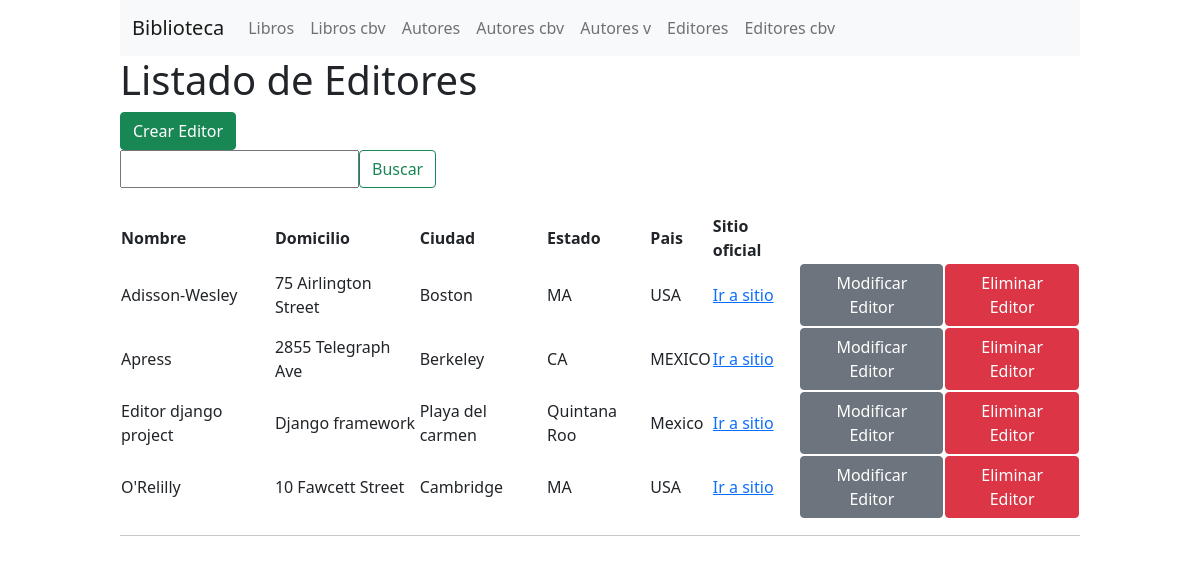
Page /editores/ on the earlier database version.
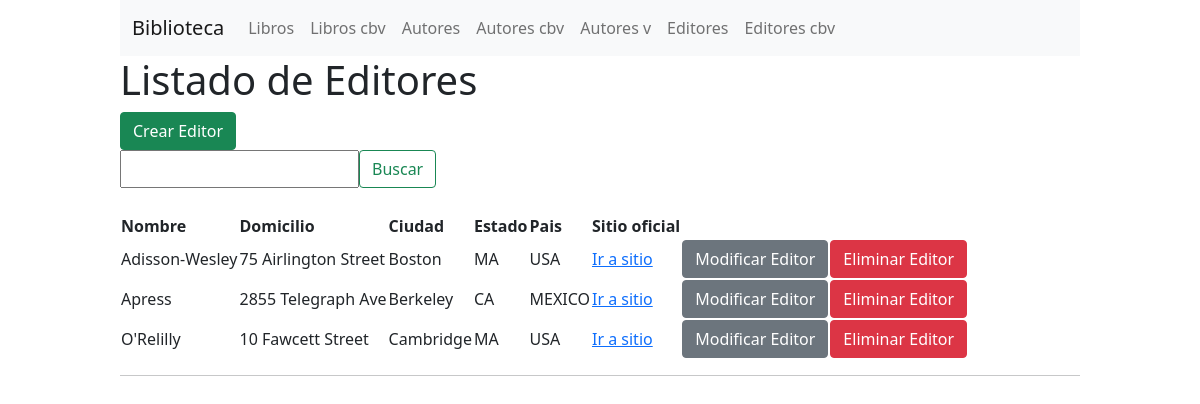
Same page on the later database version.
### biblioteca/models.py (models this page shows, shortened)
class Editor(models.Model):
    nombre  = models.CharField(max_length=30)
    domicilio = models.CharField(max_length=50)
    ciudad = models.CharField(max_length=60)
    estado = models.CharField(max_length=30)
    pais = models.CharField(max_length=50)
    website = models.URLField(null=True, blank=True)
    class Meta:
        ordering = ["nombre"]
        verbose_name = 'Editor'
        verbose_name_plural = "Editores"

### biblioteca/views.py (the view, shortened to what this page needs)
# urls.py: url(r'^editores/$', editor_listado, name="editores"),
def editor_listado(request):
    form, datasource = SearchForm(request.GET), []
    if form.is_valid():
        cd = form.cleaned_data
        if not cd['q']:
            datasource = Editor.objects.all().values()
    return render(request, "editor_listado.html", {
        "buscador": form,
        "object_list": datasource,
        "fields": [
            { "label": "Nombre",        "key": "nombre" },
            { "label": "Domicilio",     "key": "domicilio" },
            { "label": "Ciudad",        "key": "ciudad" },
            { "label": "Estado",        "key": "estado" },
            { "label": "Pais",          "key": "pais" },
            { "label": "Sitio oficial", "key": "website", "is_link":True },
        ],
        "actions": {
            "create": { "label": "Crear Editor",     "redirect": "/crear/editor" },
            "update": { "label": "Modificar Editor", "redirect": "/modificar/editor" },
            "delete": { "label": "Eliminar Editor",  "redirect": "/eliminar/editor" },
        }
    })

### biblioteca/forms.py
class SearchForm(forms.Form):
    q = forms.CharField(label="Buscador", max_length=50, required=False)

### biblioteca/templatetags/bibl_tags.py (called while the page is built)
@register.filter('get_value_from_dict')
def get_value_from_dict(dict_data, key):
    if key: return dict_data.get(key)

### biblioteca/templates/editor_listado.html (shortened to what this page needs)
{% extends 'shared/base.html' %}
{% block content %}
    <h1>Listado de Editores</h1>
    {% include 'shared/table.html' %}
{% endblock  %}

### biblioteca/templates/shared/table.html (shortened to what this page needs)
{% load bibl_tags %}
<div class="bibl-table">
  <div class="bibl-table-header">
    {% if actions and actions.create %}
    <a href="{{actions.create.redirect}}">
      <button type="button" class="btn btn-success">
        {{ actions.create.label }}
      </button>
    </a>
    {% endif %}
    {% if buscador %}
      <form action="" method="get" class="d-flex">
        {{ buscador.q }}
        <button class="btn btn-outline-success" type="submit">Buscar</button>
      </form>
    {% endif %}
  </div>
  <div class="bibl-table-body" style="margin-top: 25px;">
    <table>
    <thead>
      <tr>
        {% for col in fields %}
          <th scope="col">{{ col.label }}</th>
        {% endfor %}
      </tr>
    </thead>
    <tbody>
      {% for data in object_list %}
        <tr>
          {% for col in fields %}
            {% if col.is_link %}
              <td><a href="{{ data|get_value_from_dict:col.key }}"> Ir a sitio </a></td>
            {% endif %}
            {% if not col.is_link %}
              <td> {{ data|get_value_from_dict:col.key }} </td>
            {% endif %}
          {% endfor %}
          {% if actions and actions.update %}
            <td> <a
              href="{{actions.update.redirect}}/{{ data.id }}"
              class="btn btn-secondary">
              {{ actions.update.label }}
            </a></td>
          {% endif %}
          {% if actions and actions.delete %}
            <td><a
              href="{{actions.delete.redirect}}/{{ data.id }}"
              class="btn btn-danger">
              {{ actions.delete.label }}
            </a></td>
          {% endif %}
        </tr>
      {% endfor %}
    </tbody>
  </table>
  </div>
</div>

Differences in the rows shown:
removed Editor: fields "Editor django project" "Django framework" "Playa del carmen" "Quintana Roo" "Mexico", update.label "Modificar Editor", delete.label "Eliminar Editor"
